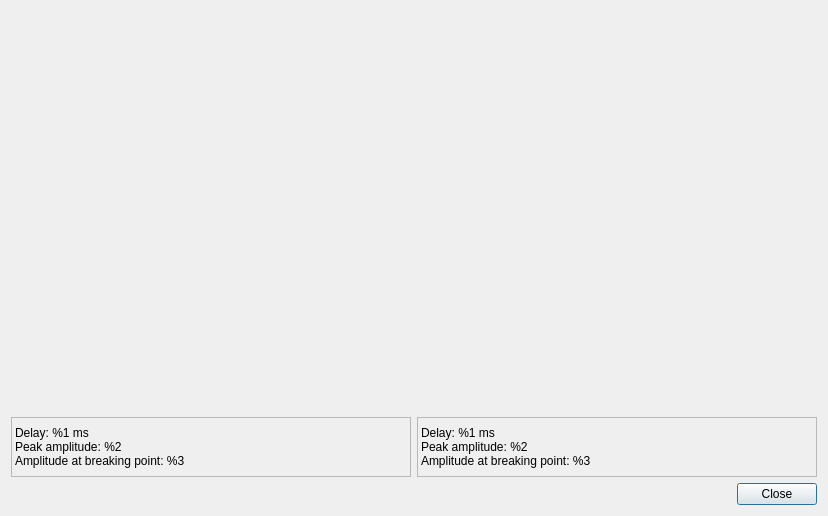
<?xml version="1.0" encoding="UTF-8"?>
<ui version="4.0">
 <class>DelayAnalysis</class>
 <widget class="QDialog" name="DelayAnalysis">
  <property name="geometry">
   <rect>
    <x>0</x>
    <y>0</y>
    <width>826</width>
    <height>516</height>
   </rect>
  </property>
  <property name="windowTitle">
   <string>Delay analysis</string>
  </property>
  <layout class="QVBoxLayout" name="verticalLayout">
   <item>
    <layout class="QGridLayout" name="gridLayout">
     <item row="0" column="0">
      <widget class="QwtPlot" name="plotDelayOn">
       <property name="minimumSize">
        <size>
         <width>400</width>
         <height>400</height>
        </size>
       </property>
      </widget>
     </item>
     <item row="0" column="1">
      <widget class="QwtPlot" name="plotDelayOff">
       <property name="minimumSize">
        <size>
         <width>400</width>
         <height>400</height>
        </size>
       </property>
      </widget>
     </item>
     <item row="1" column="0">
      <widget class="QLabel" name="textDelayOn">
       <property name="frameShape">
        <enum>QFrame::StyledPanel</enum>
       </property>
       <property name="text">
        <string>Delay: %1 ms
Peak amplitude: %2
Amplitude at breaking point: %3</string>
       </property>
      </widget>
     </item>
     <item row="1" column="1">
      <widget class="QLabel" name="textDelayOff">
       <property name="frameShape">
        <enum>QFrame::StyledPanel</enum>
       </property>
       <property name="text">
        <string>Delay: %1 ms
Peak amplitude: %2
Amplitude at breaking point: %3</string>
       </property>
      </widget>
     </item>
    </layout>
   </item>
   <item>
    <widget class="QDialogButtonBox" name="buttonBox">
     <property name="orientation">
      <enum>Qt::Horizontal</enum>
     </property>
     <property name="standardButtons">
      <set>QDialogButtonBox::Close</set>
     </property>
    </widget>
   </item>
  </layout>
 </widget>
 <customwidgets>
  <customwidget>
   <class>QwtPlot</class>
   <extends>QFrame</extends>
   <header>qwt_plot.h</header>
  </customwidget>
 </customwidgets>
 <resources/>
 <connections>
  <connection>
   <sender>buttonBox</sender>
   <signal>accepted()</signal>
   <receiver>DelayAnalysis</receiver>
   <slot>accept()</slot>
   <hints>
    <hint type="sourcelabel">
     <x>248</x>
     <y>254</y>
    </hint>
    <hint type="destinationlabel">
     <x>157</x>
     <y>274</y>
    </hint>
   </hints>
  </connection>
  <connection>
   <sender>buttonBox</sender>
   <signal>rejected()</signal>
   <receiver>DelayAnalysis</receiver>
   <slot>reject()</slot>
   <hints>
    <hint type="sourcelabel">
     <x>316</x>
     <y>260</y>
    </hint>
    <hint type="destinationlabel">
     <x>286</x>
     <y>274</y>
    </hint>
   </hints>
  </connection>
 </connections>
</ui>
